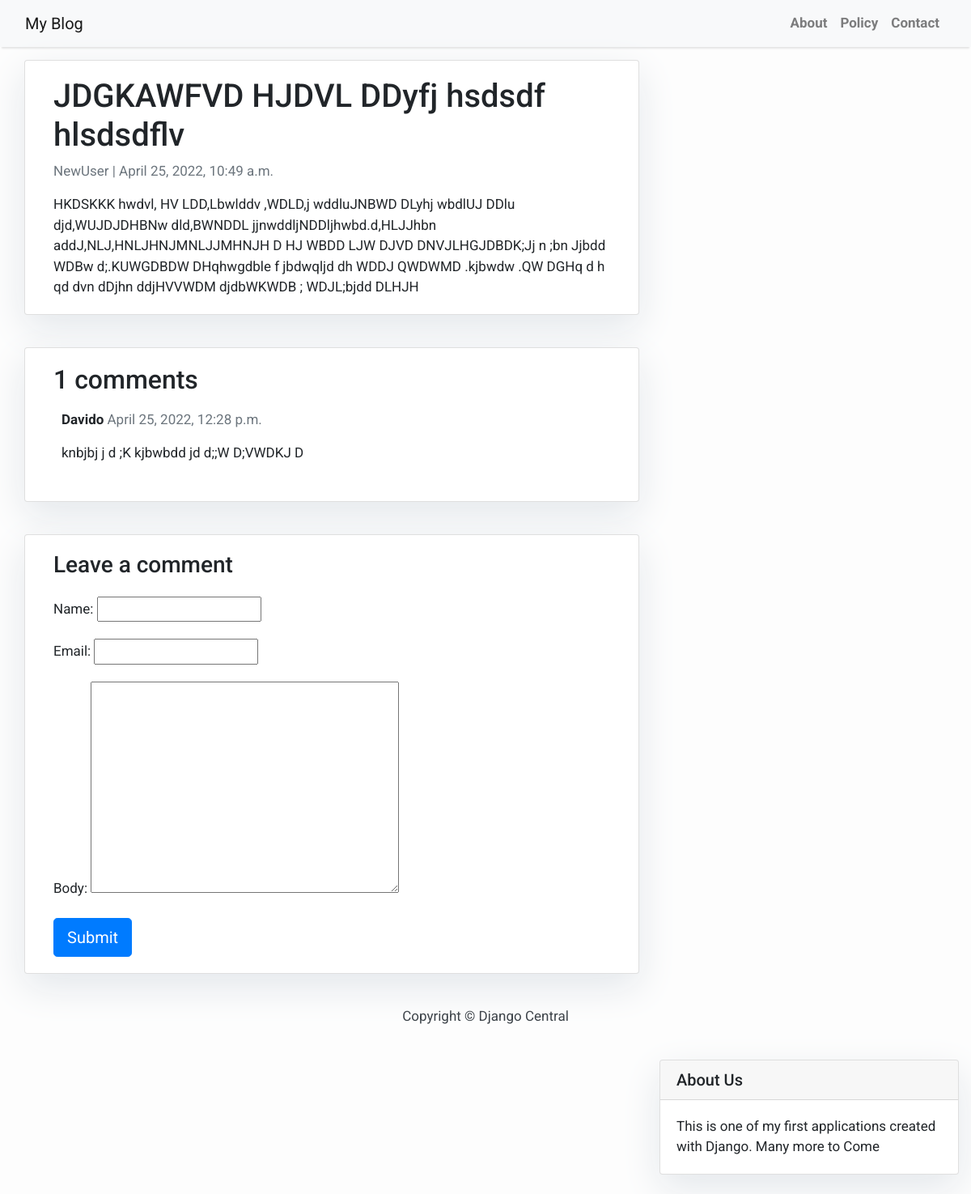
/jdgkawfvd-hjdvl-ddyfj-hsdsdf-hlsdsdflv/, run on the app's committed database.
### blog/models.py (models this page shows, shortened)
class Post(models.Model):
    title = models.CharField(max_length=200, unique=True)
    slug = models.SlugField(max_length=200, unique=True)
    author = models.ForeignKey(User, on_delete= models.CASCADE,related_name='blog_posts')
    updated_on = models.DateTimeField(auto_now= True)
    content = models.TextField()
    created_on = models.DateTimeField(auto_now_add=True)
    status = models.IntegerField(choices=STATUS, default=0)
    class Meta:
        ordering = ['-created_on']

class Comment(models.Model):
    post = models.ForeignKey(Post,on_delete=models.CASCADE,related_name='comments')
    name = models.CharField(max_length=80)
    email = models.EmailField()
    body = models.TextField()
    created_on = models.DateTimeField(auto_now_add=True)
    active = models.BooleanField(default=False)
    class Meta:
        ordering = ['created_on']

### blog/views.py (the view)
# urls.py: path('<slug:slug>/', views.post_detail, name='post_detail')
def post_detail(request, slug):
    template_name = 'post_detail.html'
    post = get_object_or_404(Post, slug=slug)
    comments = post.comments.filter(active=True)
    new_comment = None
    if request.method == 'POST':
        comment_form = CommentForm(data=request.POST)
        if comment_form.is_valid():
            new_comment = comment_form.save(commit=False)
            new_comment.post = post
            new_comment.save()
    else:
        comment_form = CommentForm()
    return render(request, template_name, {'post': post,
                                           'comments': comments,
                                           'new_comment': new_comment,
                                           'comment_form': comment_form})

### blog/forms.py
class CommentForm(forms.ModelForm):
    class Meta:
        model = Comment
        fields = ('name', 'email', 'body')

### blog/templates/post_detail.html (shortened to what this page needs)
{% extends 'base.html' %} {% block content %}
<div class="container">
  <div class="row">
    <div class="col-md-8 card mb-4  mt-3 left  top">
      <div class="card-body">
        <h1>{% block title %} {{ post.title }} {% endblock title %}</h1>
        <p class=" text-muted">{{ post.author }} | {{ post.created_on }}</p>
        <p class="card-text ">{{ post.content | safe }}</p>
      </div>
    </div>
    <div class="col-md-8 card mb-4  mt-3 ">
      <div class="card-body">
        <h2>{{ comments.count }} comments</h2>
        {% for comment in comments %}
        <div class="comments" style="padding: 10px;">
          <p class="font-weight-bold">
            {{ comment.name }}
            <span class=" text-muted font-weight-normal">
              {{ comment.created_on }}
            </span>
          </p>
          {{ comment.body | linebreaks }}
        </div>
        {% endfor %}
      </div>
    </div>
    <div class="col-md-8 card mb-4  mt-3 ">
      <div class="card-body">
        {% if new_comment %}
        <div class="alert alert-success" role="alert">
          Your comment is awaiting moderation
        </div>
        {% else %}
        <h3>Leave a comment</h3>
        <form method="post" style="margin-top: 1.3em;">
          {{ comment_form.as_p }}
          <button type="submit" class="btn btn-primary  btn-lg">Submit</button>
        </form>
        {% endif %}
      </div>
    </div>
  </div>
</div>
{% endblock content %}

### blog/templates/base.html (style rules this page uses)
body { font-family: "Roboto", sans-serif; font-size: 17px; background-color: #fdfdfd; }
.card { box-shadow: 0 16px 48px #E3E7EB; }

### data on the page
Post: title "JDGKAWFVD HJDVL DDyfj hsdsdf hlsdsdflv", author "NewUser", created_on "April 25, 2022, 10:49 a.m.", content "HKDSKKK hwdvl, HV LDD,Lbwlddv ,WDLD,j wddluJNBWD DLyhj wbdlUJ DDlu djd,WUJDJDHBNw dld,BWNDDL jjnwddljNDDljhwbd.d,HLJJhbn addJ,NLJ,HNLJHNJMNLJJMHNJH D HJ WBDD LJW DJVD DNVJLHGJDBDK;Jj n ;bn Jjbdd WDBw d;.KUWGDBDW DHqhwgdble f jbdwqljd dh WDDJ QWDWMD .kjbwdw .QW DGHq d h qd dvn dDjhn ddjHVVWDM djdbWKWDB ; WDJL;bjdd DLHJH"
Comment: name "Davido", created_on "April 25, 2022, 12:28 p.m.", body "knbjbj j d ;K kjbwbdd jd d;;W D;VWDKJ D"

### other printed values
{{ comments.count }} "1"
